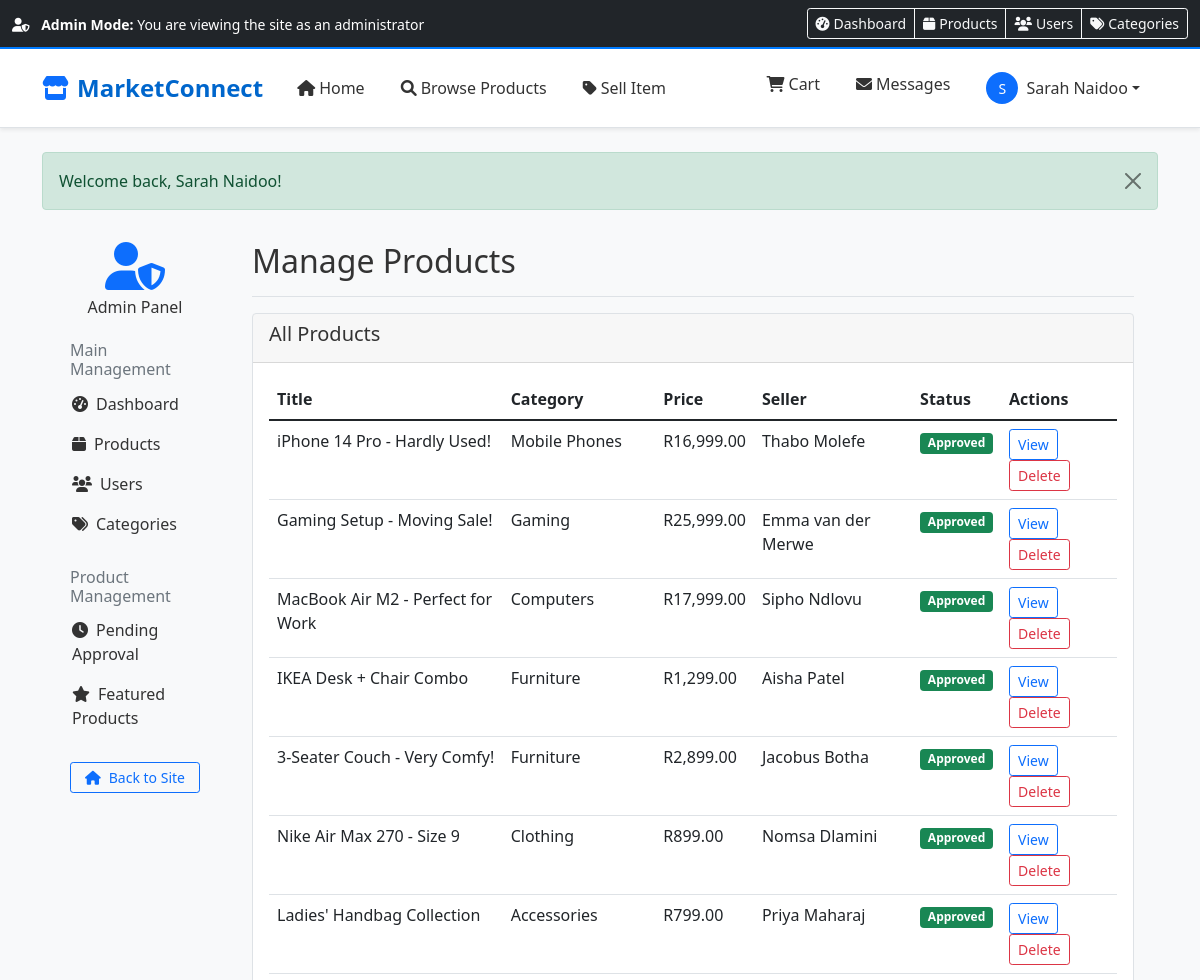
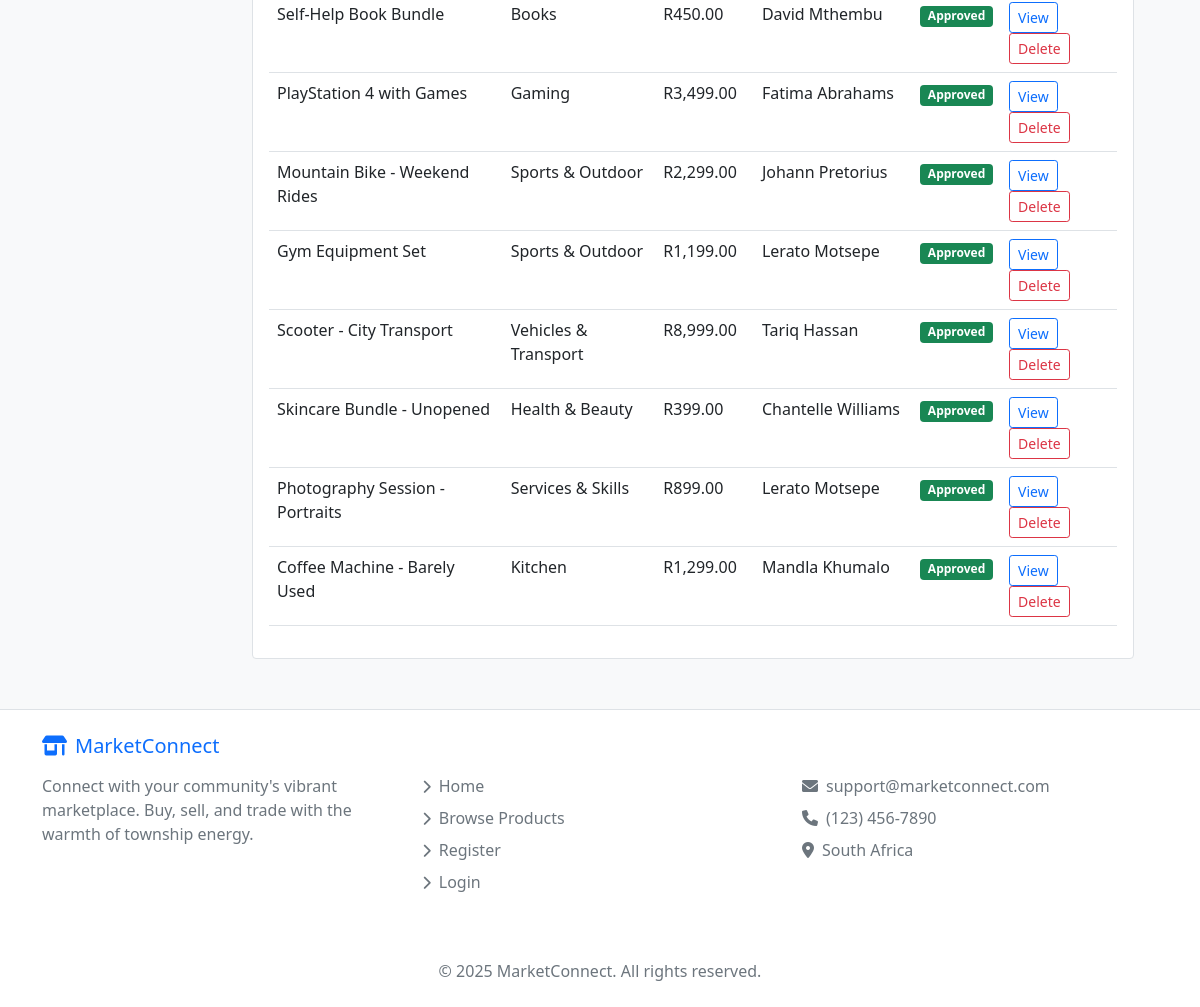
/admin/products.php (signed in), run on the app's committed database (2 pictures, top to bottom).
### tables this page shows
CREATE TABLE products (
    id INT AUTO_INCREMENT PRIMARY KEY,
    title VARCHAR(255) NOT NULL,
    description TEXT NOT NULL,
    price DECIMAL(10,2) NOT NULL,
    negotiable TINYINT(1) DEFAULT 0,
    condition_status ENUM('new','like_new','good','fair','poor') DEFAULT 'good',
    category_id INT NOT NULL,
    seller_id INT NOT NULL,
    location VARCHAR(255),  
    stock INT NOT NULL DEFAULT 1,
    status ENUM('pending','approved','rejected') DEFAULT 'pending',
    featured TINYINT(1) NOT NULL DEFAULT 0,
    views INT DEFAULT 0,
    image VARCHAR(255),
    created_at DATETIME DEFAULT CURRENT_TIMESTAMP,
    updated_at DATETIME DEFAULT CURRENT_TIMESTAMP ON UPDATE CURRENT_TIMESTAMP,
    FOREIGN KEY (category_id) REFERENCES categories(id) ON DELETE CASCADE,
    FOREIGN KEY (seller_id) REFERENCES users(id) ON DELETE CASCADE,
    INDEX idx_seller (seller_id),
    INDEX idx_category (category_id),
    INDEX idx_status (status),
    INDEX idx_featured (featured),
    INDEX idx_price (price)
);

CREATE TABLE categories (
    id INT AUTO_INCREMENT PRIMARY KEY,
    name VARCHAR(100) NOT NULL,
    description TEXT,
    parent_id INT NULL,
    display_order INT DEFAULT 0,
    FOREIGN KEY (parent_id) REFERENCES categories(id) ON DELETE CASCADE,
    INDEX idx_parent (parent_id)
);

CREATE TABLE users (
    id INT AUTO_INCREMENT PRIMARY KEY,
    name VARCHAR(100) NOT NULL,
    email VARCHAR(100) NOT NULL UNIQUE,
    password VARCHAR(255) NOT NULL,
    phone VARCHAR(20),
    role TINYINT NOT NULL DEFAULT 1 COMMENT '1=Regular User, 3=Admin',
    status ENUM('active','inactive') DEFAULT 'active',
    profile_picture VARCHAR(255),
     
    location VARCHAR(255),
    created_at DATETIME DEFAULT CURRENT_TIMESTAMP,
    INDEX idx_email (email),
    INDEX idx_role (role),
    INDEX idx_status (status)
);

### admin/products.php (the view, shortened to what this page needs)
<?php
require_once '../includes/db_connect.php';
$products = mysqli_query($conn, "SELECT p.*, c.name as category_name, u.name as seller_name
                                FROM products p
                                JOIN categories c ON p.category_id = c.id
                                JOIN users u ON p.seller_id = u.id
                                ORDER BY p.created_at DESC");
include_once '../includes/header.php';
?>
<div class="container-fluid">
    <div class="row">
        <div class="col-md-3 col-lg-2 d-md-block bg-light sidebar collapse">
            <div class="position-sticky pt-3">
                <div class="text-center mb-4">
                    <i class="fas fa-user-shield fa-3x text-primary"></i>
                    <h6 class="mt-2">Admin Panel</h6>
                </div>
                <h6 class="sidebar-heading px-3 mt-4 mb-1 text-muted">
                    <span>Main Management</span>
                </h6>
                <ul class="nav flex-column">
                    <li class="nav-item">
                        <a class="nav-link" href="dashboard.php">
                            <i class="fas fa-tachometer-alt me-2"></i>Dashboard
                        </a>
                    </li>
                    <li class="nav-item">
                        <a class="nav-link active" href="products.php">
                            <i class="fas fa-box me-2"></i>Products
                        </a>
                    </li>
                    <li class="nav-item">
                        <a class="nav-link" href="users.php">
                            <i class="fas fa-users me-2"></i>Users
                        </a>
                    </li>
                    <li class="nav-item">
                        <a class="nav-link" href="categories.php">
                            <i class="fas fa-tags me-2"></i>Categories
                        </a>
                    </li>
                </ul>
                <h6 class="sidebar-heading px-3 mt-4 mb-1 text-muted">
                    <span>Product Management</span>
                </h6>
                <ul class="nav flex-column">
                    <li class="nav-item">
                        <a class="nav-link" href="pending_products.php">
                            <i class="fas fa-clock me-2"></i>Pending Approval
                        </a>
                    </li>
                    <li class="nav-item">
                        <a class="nav-link" href="featured_products.php">
                            <i class="fas fa-star me-2"></i>Featured Products
                        </a>
                    </li>
                </ul>
                <div class="d-grid gap-2 px-3 mt-4">
                    <a href="../index.php" class="btn btn-outline-primary btn-sm">
                        <i class="fas fa-home me-2"></i>Back to Site
                    </a>
                </div>
            </div>
        </div>
        <div class="col-md-9 ms-sm-auto col-lg-10 px-md-4">
            <div class="d-flex justify-content-between flex-wrap flex-md-nowrap align-items-center pt-3 pb-2 mb-3 border-bottom">
                <h1 class="h2">Manage Products</h1>
            </div>
            <div class="card">
                <div class="card-header">
                    <h5>All Products</h5>
                </div>
                <div class="card-body">
                    <div class="table-responsive">
                        <table class="table table-hover">
                            <thead>
                                <tr>
                                    <th>Title</th>
                                    <th>Category</th>
                                    <th>Price</th>
                                    <th>Seller</th>
                                    <th>Status</th>
                                    <th>Actions</th>
                                </tr>
                            </thead>
                            <tbody>
                                <?php while ($product = mysqli_fetch_assoc($products)): ?>
                                    <tr>
                                        <td><?php echo htmlspecialchars($product['title']); ?></td>
                                        <td><?php echo htmlspecialchars($product['category_name']); ?></td>
                                        <td>R<?php echo number_format($product['price'], 2); ?></td>
                                        <td><?php echo htmlspecialchars($product['seller_name']); ?></td>
                                        <td>
                                            <?php if ($product['status'] == 'pending'): ?>
                                                <span class="badge bg-warning">Pending</span>
                                            <?php elseif ($product['status'] == 'approved'): ?>
                                                <span class="badge bg-success">Approved</span>
                                            <?php else: ?>
                                                <span class="badge bg-danger">Rejected</span>
                                            <?php endif; ?>
                                        </td>
                                        <td>
                                            <a href="../pages/product_detail.php?id=<?php echo $product['id']; ?>" class="btn btn-sm btn-outline-primary">View</a>
                                            <form method="POST" style="display: inline;" onsubmit="return confirm('Delete this product?')">
                                                <button type="submit" class="btn btn-sm btn-outline-danger">Delete</button>
                                            </form>
                                        </td>
                                    </tr>
                                <?php endwhile; ?>
                            </tbody>
                        </table>
                    </div>
                </div>
            </div>
        </div>
    </div>
</div>
<?php include_once '../includes/footer.php'; ?>

### assets/css/style.css (style rules this page uses)
:root { --primary-color: #0066cc; --success-color: #28a745; --danger-color: #dc3545; --gray-color: #6c757d; }
body { font-family: 'Segoe UI', Tahoma, Geneva, Verdana, sans-serif; background-color: #f8f9fa; color: #333; }
.nav-link { color: #333 !important; font-weight: 500; padding: 8px 16px !important; border-radius: 4px; margin: 0 2px; }
.card { border: 1px solid #dee2e6; transition: transform 0.2s, box-shadow 0.2s; }

### data on the page
products: title "iPhone 14 Pro - Hardly Used!", category.name "Mobile Phones", price "16,999.00", seller.name "Thabo Molefe", status "Approved"
products: title "Gaming Setup - Moving Sale!", category.name "Gaming", price "25,999.00", seller.name "Emma van der Merwe", status "Approved"
products: title "MacBook Air M2 - Perfect for Work", category.name "Computers", price "17,999.00", seller.name "Sipho Ndlovu", status "Approved"
products: title "IKEA Desk + Chair Combo", category.name "Furniture", price "1,299.00", seller.name "Aisha Patel", status "Approved"
products: title "3-Seater Couch - Very Comfy!", category.name "Furniture", price "2,899.00", seller.name "Jacobus Botha", status "Approved"
products: title "Nike Air Max 270 - Size 9", category.name "Clothing", price "899.00", seller.name "Nomsa Dlamini", status "Approved"
products: title "Ladies' Handbag Collection", category.name "Accessories", price "799.00", seller.name "Priya Maharaj", status "Approved"
products: title "Self-Help Book Bundle", category.name "Books", price "450.00", seller.name "David Mthembu", status "Approved"
products: title "PlayStation 4 with Games", category.name "Gaming", price "3,499.00", seller.name "Fatima Abrahams", status "Approved"
products: title "Mountain Bike - Weekend Rides", category.name "Sports & Outdoor", price "2,299.00", seller.name "Johann Pretorius", status "Approved"
products: title "Gym Equipment Set", category.name "Sports & Outdoor", price "1,199.00", seller.name "Lerato Motsepe", status "Approved"
products: title "Scooter - City Transport", category.name "Vehicles & Transport", price "8,999.00", seller.name "Tariq Hassan", status "Approved"
products: title "Skincare Bundle - Unopened", category.name "Health & Beauty", price "399.00", seller.name "Chantelle Williams", status "Approved"
products: title "Photography Session - Portraits", category.name "Services & Skills", price "899.00", seller.name "Lerato Motsepe", status "Approved"
products: title "Coffee Machine - Barely Used", category.name "Kitchen", price "1,299.00", seller.name "Mandla Khumalo", status "Approved"

### other printed values
substr($_SESSION['user_name'], 0, 1) "S"
$_SESSION['user_name'] "Sarah Naidoo"
$_SESSION['message'] "Welcome back, Sarah Naidoo!"
